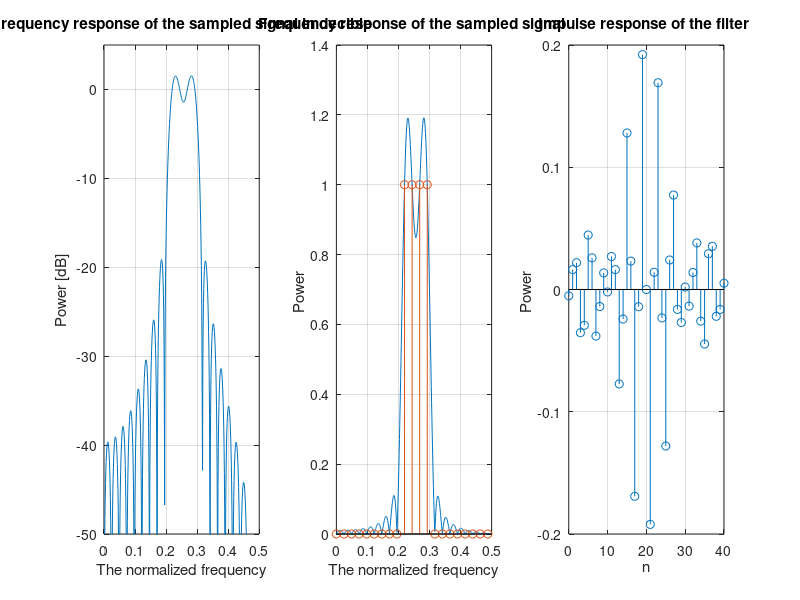

MATLAB code to generate this figure:
%% 0. setup 

clear all;
close all;
%% 1.1 The filter selection 
% Those are the sampled values from the absolute values of the ideal filter
% 
%a=[0 0 0 0 0 0 0 1 1 1 1 1 1 1 1 1 0 0 0 0 0 0];
%a=[0 0 0 0 0 1 1 0 0 0 0 0 0 0 0 1 1 0 0 0 0 ];
a=[0 0 0 0 0 0 0 0 0 1 1 1 1 0 0 0 0 0 0 0 0 0 0 0 0 0 0 0 0 1 1 1 1 0 0 0 0 0 0 0 0];
%a=[1 1 1 1 1 1 1 1 1 0 0 0 0 0 0 0 0 0 0 0 0 0 0 0 0 0 0 0 0 0 0 0 0 0 1 1 1 1 1 1 1 1];

%% 1.2 
N=length(a); % Reading the length of the vector 
M=N-1; % The order of the filter
Fl=1024; %The FFT and IFFT length

%% 1.2.1 checking if the filter is of type 3
Test=false;
if or(mod(M,2)==1, a((1)~=0))
    sprintf('This is not a type 3 filter please choose another vector ')
    Test=true;
end;

if Test 
    return;
end
    
for j=1:(M-1)/2
    
    if a(j+1)~=a(M+1-j+1)
        sprintf('This is not a type 3 filter please choose another vector ')
        Test =true;
        break
    end
end

if Test 
    return;
end
    
    



%% 1.3 creating the linear phase part   

% We create here the vector p which will hold the coefficients angle
% values according to the rule that applying to each filetr family 
for j=1:(M/2)
   p(j+1)=exp(i*2*pi*(0.25-(j)*M/(2*(M+1))));
end
for j=M/2:M
   p(j+1)=exp(i*2*pi*(-0.25-(j)*M/(2*(M+1))));
end

a=a.*p; % Multipling the two vectors in order to get the full sampled 
%coefficients vector

%% 1.4
ainv=ifft(a,N); % Calculating the coefficints in the time domain
b=fft(ainv,Fl); % calculating the high resolution fft for the sampled coeffcients
Bang=unwrap(angle(b)); % a checking phase for the angle
%% 2. graph generating 
%% 2.1 Graph :setting up the different X axis .
T=zeros(1,length(a));
T=(0:1/N:M/N);
t=(0:1/Fl:(Fl-1)/Fl);

% we set here another 2 x axis that will show only half of the response
bs=b(1:1:Fl/2+1);
ts=t(1:1:Fl/2+1);

Ts=(0:1/N:1/2);
as=a(1:1:(N+1)/2);
%% 2.2 Ploting up the graphs 
% Graph 1
figure ;
title('Type 2 FIR filter') 
subplot (1,3,1);
plot (ts,20*log10(abs(bs)));
ylim([-50 5 ]);
xlim([0 0.5]);
title('Frequency response of the sampled signal in decible') 
xlabel('The normalized frequency')
ylabel('Power [dB]');
% plot (t,abs(b));
grid on

% Graph 2
subplot (1,3,2);
plot (ts,abs(bs));
hold on ;
stem(Ts,abs(as));
%ylim([0 1.3]);
xlim([0 0.5]);
title('Frequency response of the sampled signal ') 
xlabel('The normalized frequency')
ylabel('Power ');
grid on

% Graph 3
x=(0:1:M);
subplot (1,3,3);
stem (x,real(ainv));
title('Impulse response of the filter ') 
xlabel('n')
ylabel('Power ');
grid on 

